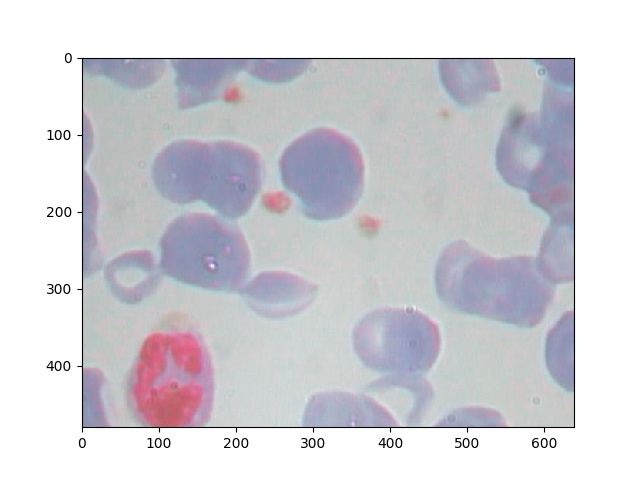
#> input picture app/sample.jpg, 640 x 480 px, given in place of the camera
$ python diff_camera.py
#> lines starting #> are read from the running program, lines starting #| are printed output that depends on the picture
import cv2

cap = cv2.VideoCapture(0)
last_img = None

while True:
    frame = cap.read()[1]
#> frame is the input picture: shape (480, 640, 3); mean B, G, R 215.4, 209.6, 210.3
    frame = cv2.resize(frame, (700, 500))
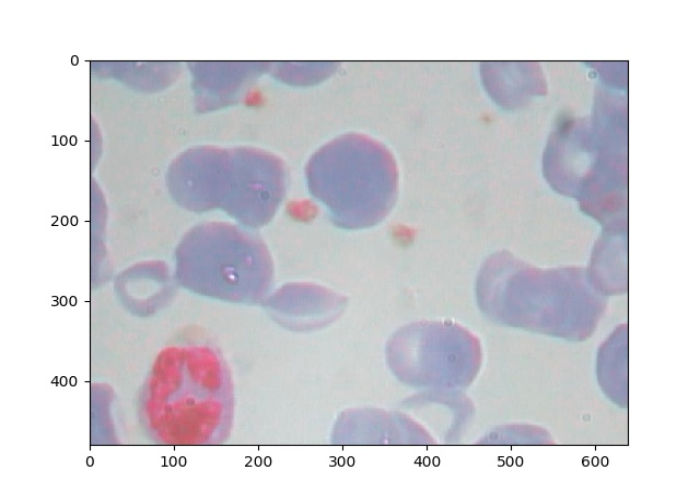
#> frame: shape (500, 700, 3); mean B, G, R 215.4, 209.6, 210.2
    gray = cv2.cvtColor(frame, cv2.COLOR_BGR2GRAY)
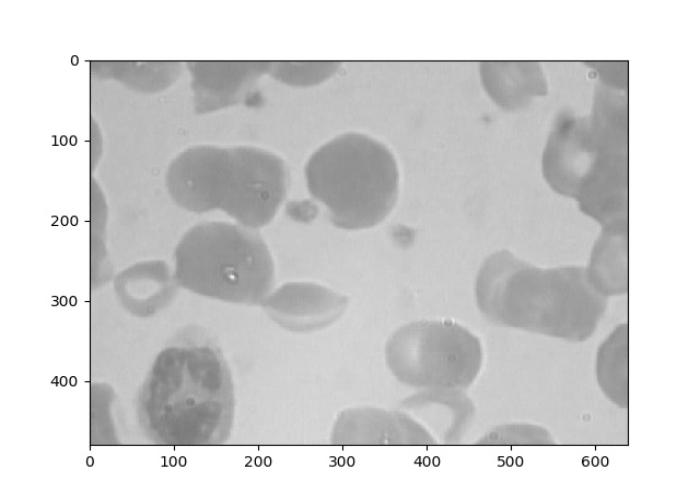
#> gray: shape (500, 700); min 1, max 255, mean 210.4
    blur = cv2.GaussianBlur(gray, (9,9) , 0)
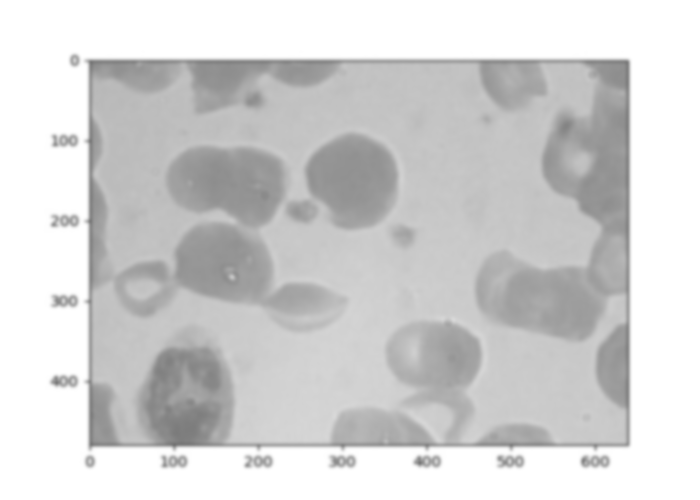
#> blur: shape (500, 700); min 114, max 255, mean 210.4
    _, thr = cv2.threshold(blur, 100, 255, cv2.THRESH_BINARY_INV)
#> thr: shape (500, 700); every value is 0

    if last_img is None:
        last_img =  thr
        continue
    diff_frame = cv2.absdiff(last_img, thr) # 2つの画像の差分を出力(背景差分)
    cntrs = cv2.findContours(diff_frame, cv2.RETR_LIST, cv2.CHAIN_APPROX_SIMPLE)[0] # 差分のある部分の輪郭を出力

    for cntr in cntrs:
        x,y,w,h = cv2.boundingRect(cntr) # 輪郭部分の座標を抽出
        if w > 100: # 小さい変化(ノイズ)は除去
            cv2.rectangle(frame, (x,y), (x+w, y+h), (0,0,255), 2) # 矩形を描画

    cv2.imshow("diff frame", frame) # 元の画像＋矩形の描画
    cv2.imshow("mono", thr) # 元の画像＋矩形の描画

    k =  cv2.waitKey(1) # 1msecのキー入力待ち⇒1msecごとに入力権利がある
    if k == 27 or k == 13:
        break # escキーかEnterキーが押されるとwhileを抜ける

cap.release() # カメラを閉じる
cv2.destroyAllWindows() # 現在開いているウィンドウを閉じる
